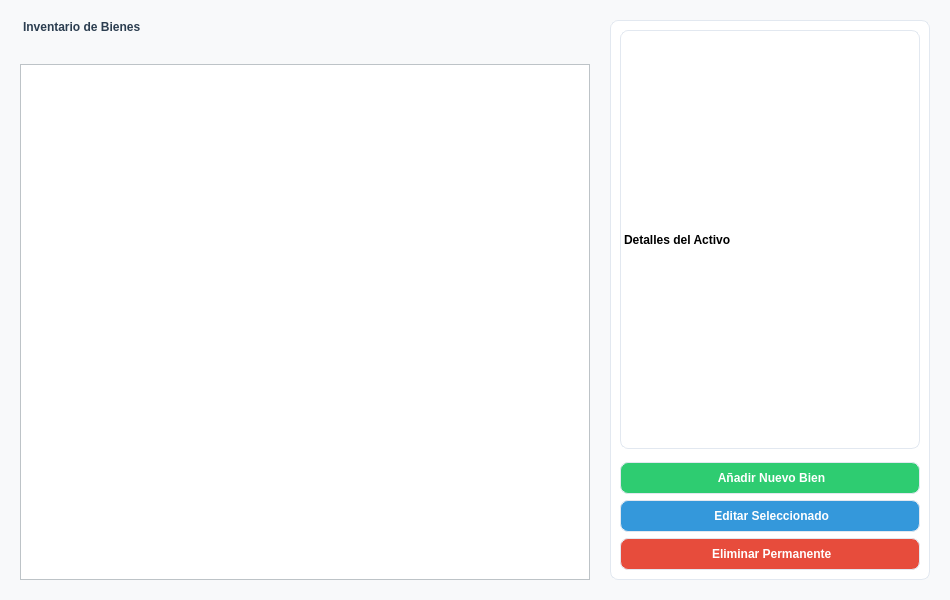
<?xml version="1.0" encoding="UTF-8"?>
<ui version="4.0">
 <class>GestionBienesView</class>
 <widget class="QWidget" name="GestionBienesView">
  <property name="geometry">
   <rect>
    <x>0</x>
    <y>0</y>
    <width>950</width>
    <height>600</height>
   </rect>
  </property>
  <property name="windowTitle">
   <string>SGA - Gestión de Inventario de Bienes</string>
  </property>
  <property name="styleSheet">
   <string>background-color: #F8F9FA; font-family: 'Segoe UI', Arial;</string>
  </property>
  <layout class="QHBoxLayout" name="layout_principal">
   <property name="spacing">
    <number>20</number>
   </property>
   <property name="leftMargin">
    <number>20</number>
   </property>
   <property name="topMargin">
    <number>20</number>
   </property>
   <property name="rightMargin">
    <number>20</number>
   </property>
   <property name="bottomMargin">
    <number>20</number>
   </property>
   <item>
    <layout class="QVBoxLayout" name="panel_izquierdo">
     <item>
      <widget class="QLabel" name="lbl_titulo">
       <property name="font">
        <font><pointSize>14</pointSize><weight>75</weight><bold>true</bold></font>
       </property>
       <property name="styleSheet">
        <string>color: #2C3E50; margin-bottom: 10px;</string>
       </property>
       <property name="text">
        <string>Inventario de Bienes</string>
       </property>
      </widget>
     </item>
     <item>
      <widget class="QTableWidget" name="tabla_bienes">
       <property name="styleSheet">
        <string>background-color: white; border: 1px solid #BDC3C7;</string>
       </property>
      </widget>
     </item>
    </layout>
   </item>
   <item>
    <widget class="QFrame" name="panel_derecho">
     <property name="minimumSize">
      <size><width>320</width><height>0</height></size>
     </property>
     <property name="maximumSize">
      <size><width>320</width><height>16777215</height></size>
     </property>
     <property name="styleSheet">
      <string>background-color: white; border: 1px solid #E2E8F0; border-radius: 8px;</string>
     </property>
     <layout class="QVBoxLayout" name="layout_derecho">
      <item>
       <widget class="QLabel" name="lbl_detalles">
        <property name="font">
         <font><pointSize>12</pointSize><weight>75</weight><bold>true</bold></font>
        </property>
        <property name="text">
         <string>Detalles del Activo</string>
        </property>
       </widget>
      </item>
      <item>
       <layout class="QVBoxLayout" name="layout_detalles_dinamicos"/>
      </item>
      <item>
       <spacer name="spacer">
        <property name="orientation"><enum>Qt::Vertical</enum></property>
       </spacer>
      </item>
      <item>
       <widget class="QPushButton" name="btn_anadir">
        <property name="text"><string> Añadir Nuevo Bien</string></property>
        <property name="styleSheet"><string>background-color: #2ECC71; color: white; font-weight: bold; padding: 8px;</string></property>
       </widget>
      </item>
      <item>
       <widget class="QPushButton" name="btn_editar">
        <property name="text"><string> Editar Seleccionado</string></property>
        <property name="styleSheet"><string>background-color: #3498DB; color: white; font-weight: bold; padding: 8px;</string></property>
       </widget>
      </item>
      <item>
       <widget class="QPushButton" name="btn_eliminar">
        <property name="text"><string> Eliminar Permanente</string></property>
        <property name="styleSheet"><string>background-color: #E74C3C; color: white; font-weight: bold; padding: 8px;</string></property>
       </widget>
      </item>
     </layout>
    </widget>
   </item>
  </layout>
 </widget>
</ui>
